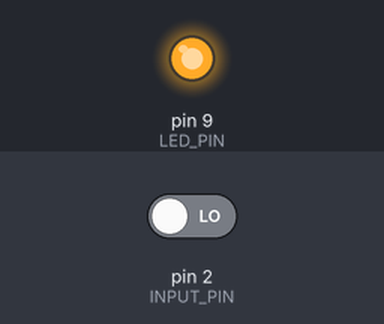
The sketch below on a simulated Arduino Uno, built with avr-gcc and run on an emulated ATmega328P. Shown: output pins drawn as LEDs (lit = HIGH). The inputs (shaded band) are chosen by the test bench; at power-on: pin 2 (INPUT_PIN) LOW.

Above: at 1.2 s.
1.3 s: pin 2 (INPUT_PIN) driven HIGH
At 2.8 s:
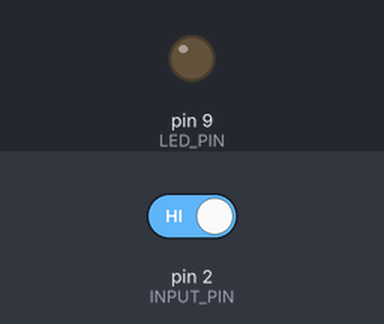
Timing chart, 0 to 4.3 s (numbered marks = the images above; inputs shaded):
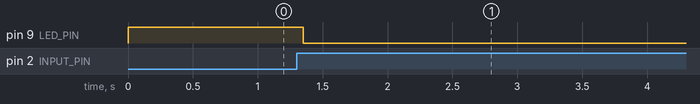

The sketch:

assignment1.ino
```cpp
// Press the push switch to switch between blinking and turning off the LED.

const int LED_PIN = 9;
const int INPUT_PIN = 2;

int led_state = HIGH;
// at blink mode, led_sub_state, low if on, high if off.
int led_sub_state = LOW;
int button_state;
int last_button_state = LOW;

unsigned long last_debounce_time = 0;
unsigned long debounce_delay = 50;

unsigned long last_millis = 0;
unsigned long interval = 1000;
unsigned long curr_millis = 0;

void setup() {
  pinMode(INPUT_PIN, INPUT);
  pinMode(LED_PIN, OUTPUT);

  // set initial LED state
  digitalWrite(LED_PIN, led_state);
}

void loop() {
  int reading = digitalRead(INPUT_PIN);
  curr_millis = millis();

  // If the switch changed, due to noise or pressing:
  if (reading != last_button_state) {
    // reset the debouncing timer
    last_debounce_time = millis();
  }

  // whatever the reading is at, it's been there for longer than the debounce
  // delay, so take it as the actual current state:
  if ((millis() - last_debounce_time) > debounce_delay) {
    // if the button state has changed:
    if (reading != button_state) {
      button_state = reading;

      // only toggle the LED if the new button state is HIGH
      if (button_state == HIGH) {
        led_state = !led_state;
      }
    }
  }

  // blink mode
  if (led_state == HIGH) {
    if ((curr_millis - last_millis > interval)) {
      if (led_sub_state == LOW) {
        digitalWrite(LED_PIN, HIGH);
        led_sub_state = HIGH;
      } else {
        digitalWrite(LED_PIN, LOW);
        led_sub_state = LOW;
      }
      last_millis = curr_millis;
    }
  }

  // turn off mode
  if (led_state == LOW) {
    digitalWrite(LED_PIN, LOW);
  }

  last_button_state = reading;
}
```
